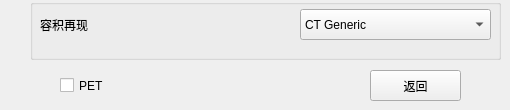
       <widget class="QWidget" name="tabVolume">
        <attribute name="title">
         <string>容积</string>
        </attribute>
        <widget class="QPushButton" name="btnBackVolumn">
         <property name="geometry">
          <rect>
           <x>370</x>
           <y>70</y>
           <width>91</width>
           <height>31</height>
          </rect>
         </property>
         <property name="text">
          <string>返回</string>
         </property>
        </widget>
        <widget class="QGroupBox" name="groupBox">
         <property name="geometry">
          <rect>
           <x>30</x>
           <y>-1</y>
           <width>471</width>
           <height>61</height>
          </rect>
         </property>
         <property name="layoutDirection">
          <enum>Qt::LeftToRight</enum>
         </property>
         <property name="title">
          <string/>
         </property>
         <property name="alignment">
          <set>Qt::AlignCenter</set>
         </property>
         <widget class="QLabel" name="label_9">
          <property name="geometry">
           <rect>
            <x>10</x>
            <y>10</y>
            <width>161</width>
            <height>31</height>
           </rect>
          </property>
          <property name="minimumSize">
           <size>
            <width>0</width>
            <height>30</height>
           </size>
          </property>
          <property name="text">
           <string>容积再现</string>
          </property>
         </widget>
         <widget class="QComboBox" name="comboBox">
          <property name="geometry">
           <rect>
            <x>270</x>
            <y>10</y>
            <width>191</width>
            <height>31</height>
           </rect>
          </property>
          <property name="minimumSize">
           <size>
            <width>0</width>
            <height>30</height>
           </size>
          </property>
          <item>
           <property name="text">
            <string>CT Generic</string>
           </property>
          </item>
          <item>
           <property name="text">
            <string>CT Black&amp;White</string>
           </property>
          </item>
         </widget>
        </widget>
        <widget class="QCheckBox" name="checkBox_3">
         <property name="geometry">
          <rect>
           <x>60</x>
           <y>70</y>
           <width>71</width>
           <height>31</height>
          </rect>
         </property>
         <property name="text">
          <string>PET</string>
         </property>
        </widget>
       </widget>
